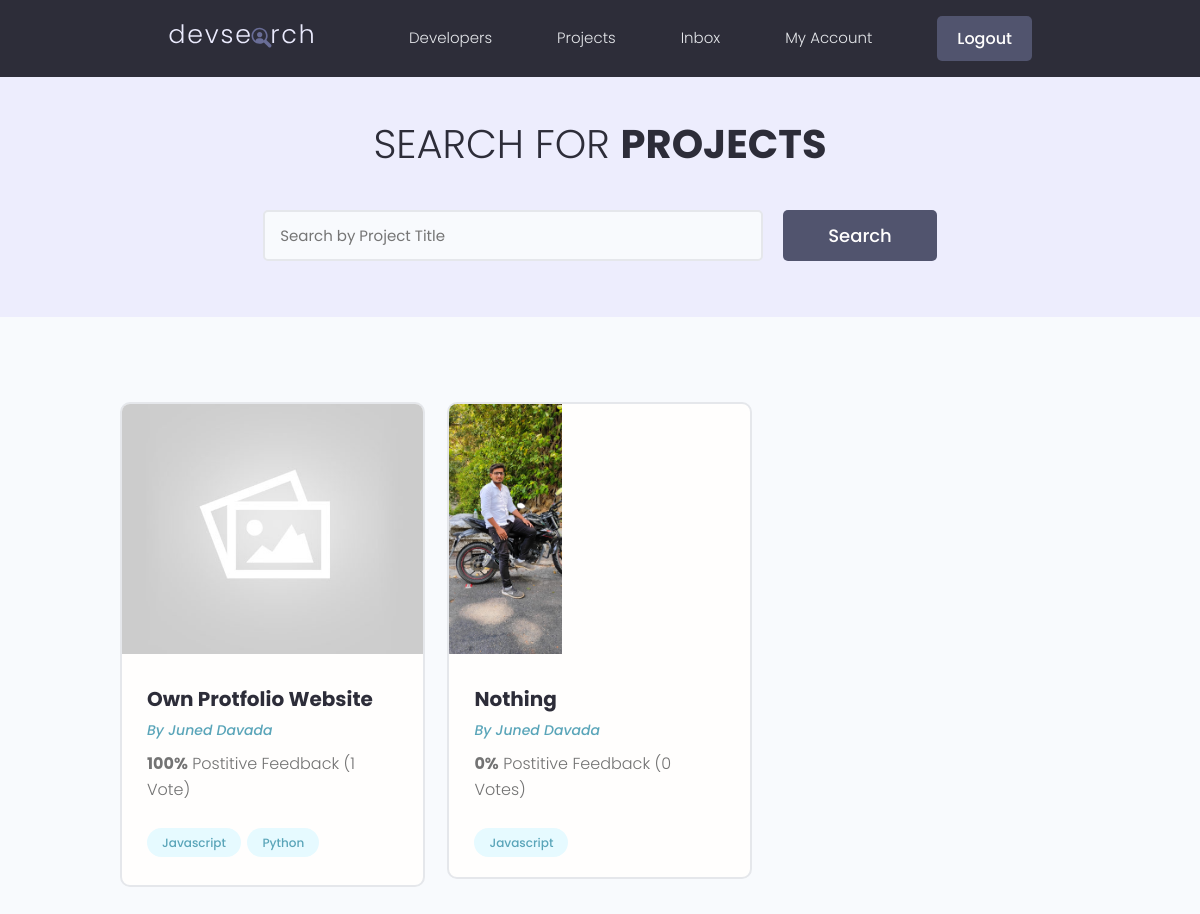
/project/projects/ (signed in), run on the app's committed database.
### project/models.py (models this page shows, shortened)
class Project(models.Model):
    owner = models.ForeignKey(Profile , on_delete=models.SET_NULL , null=True,blank = True)
    title = models.CharField(max_length=200)
    featured_image = models.ImageField(upload_to="project_images", null=True, blank=True , default="default.jpg")
    description = models.TextField(null=True , blank=True)
    demo_link = models.CharField(max_length=2000,null=True, blank=True)
    source_link = models.CharField(max_length=2000,null=True, blank=True)
    tags = models.ManyToManyField('Tag', blank=True)
    vote_total = models.IntegerField(default=0,null=True, blank=True)
    vote_ratio = models.IntegerField(default=0,null=True, blank=True)
    created = models.DateTimeField(auto_now_add=True)
    id = models.UUIDField(default=uuid.uuid4 , unique=True , primary_key=True , editable=False)
    class Meta:
        ordering = ['-vote_ratio' , '-vote_total' , 'title']

class Tag(models.Model):
    name = models.CharField(max_length=200)
    created = models.DateTimeField(auto_now_add=True)
    id = models.UUIDField(default=uuid.uuid4,unique=True ,primary_key=True ,editable=False)
    def __str__(self):
        return self.name

### pages/models.py (models this page shows, shortened)
class Profile(models.Model):
    user = models.OneToOneField(User, on_delete=models.CASCADE , null=True , blank=True)
    name = models.CharField(max_length=200 , blank=True , null=True)
    email = models.EmailField(max_length=500 , blank=True , null=True)
    username = models.CharField(max_length=200 , blank=True , null=True)
    location = models.CharField(max_length=200 , blank=True , null=True)
    short_intro = models.CharField(max_length=300 , blank=True , null=True)
    bio = models.TextField(blank=True , null=True)
    profile_image = models.ImageField(upload_to="user_images" , null=True, blank=True , default="profile_pic.jpeg")
    social_github = models.CharField(max_length=200 , blank=True , null=True)
    social_twitter = models.CharField(max_length=200 , blank=True , null=True)
    social_linkedin = models.CharField(max_length=200 , blank=True , null=True)
    social_youtube = models.CharField(max_length=200 , blank=True , null=True)
    social_website = models.CharField(max_length=200 , blank=True , null=True)
    created = models.DateTimeField(auto_now_add=True)
    id = models.UUIDField(default=uuid.uuid4 , unique=True , primary_key=True , editable=False)

### project/views.py (the view)
# urls.py: path('projects/',views.listproject,name="listproject"),
@login_required(login_url='login')
def listproject(request):
    search_query = ''
    if request.GET.get('search_query'):
        search_query = request.GET.get('search_query')
    tags = Tag.objects.filter(name__icontains=search_query)
    list_project = Project.objects.distinct().filter(
        Q(title__icontains=search_query) |
        Q(description__icontains=search_query) |
        Q(owner__name__icontains=search_query) |
        Q(tags__in=tags)
    )
    page = request.GET.get('page')
    result = 10
    paginator = Paginator(list_project, result)
    try:
        list_project = paginator.page(page)
    except PageNotAnInteger:
        page = 1
        list_project = paginator.page(page)
    except EmptyPage:
        page = paginator.num_pages
        list_project = paginator.page(page)
    leftIndex = (int(page) -4)
    if leftIndex < 1:
        leftIndex = 1
    rightIndex = (int(page) +5)
    if rightIndex > paginator.num_pages:
        rightIndex = paginator.num_pages + 1
    custom_range = range(leftIndex , rightIndex)
    context = {
        'list_project': list_project ,
        'search_query': search_query ,
        'paginator' : paginator ,
        'custom_range': custom_range ,
    }
    return render(request, "project/projects.html" , context)

### project/templates/project/projects.html (shortened to what this page needs)
{% extends 'pages/base.html' %}
{% load static %}
{% block content %}
<main class="projects">
  <section class="hero-section text-center">
    <div class="container container--narrow">
      <div class="hero-section__box">
        <h2>Search for <span>Projects</span></h2>
      </div>
      <div class="hero-section__search">
        <form class="form" id="searchForm" action="" method="get">
          <div class="form__field">
            <input class="input input--text" id="formInput#search" type="text" name="search_query" value="{{search_query}}"
              placeholder="Search by Project Title" />
          </div>
          <input class="btn btn--sub btn--lg" type="submit" value="Search" />
        </form>
      </div>
    </div>
  </section>
  <section class="projectsList">
    <div class="container">
      <div class="grid grid--three">
        {% for project in list_project %}
          <div class="column">
            <div class="card project">
              <a href="{% url 'project-description' project.id  %}" class="project">
                <img class="project__thumbnail" src="{{project.featured_image.url}}" alt="project thumbnail" />
                <div class="card__body">
                  <h3 class="project__title">{{project.title}}</h3>
                  <p><a class="project__author" href="{% url 'profile' project.owner.id %}">By {{project.owner.name}}</a></p>
                  <p class="project--rating">
                    <span style="font-weight: bold;">{{project.vote_ratio}}%</span> Postitive
                    Feedback ({{project.vote_total}} Vote{{project.vote_total|pluralize:"s"}})
                  </p>
                  <div class="project__tags">
                    {% for tag in project.tags.all %}
                    <span class="tag tag--pill tag--main">
                      <small>{{tag}}</small>
                    </span>
                    {% endfor %}
                  </div>
                </div>
              </a>
            </div>
          </div>
        {% endfor %}
      </div>
    </div>
  </section>
</main>
{% endblock content %}

### static/css/app.css (style rules this page uses)
:root { --color-sub: #2d2d39; }
.btn--sub { background-color: var(--color-sub-light); }
.card { border: 2px solid var(--color-light); }
img { width: 100%; }
.hero-section { height: 40vh; display: flex; align-items: center; background-color: var(--color-sub); }
.hero-section__box { margin-bottom: 4rem; }
.hero-section__box > h2, .hero-section__box > h2 > span { font-size: 4rem; color: var(--color-light); line-height: 1.3; text-transform: uppercase; }
.hero-section__box > h2 { font-weight: 300; }
.hero-section__box > h2 > span { font-weight: 700; }
.hero-section__search > .form { display: flex; align-items: center; justify-content: center; gap: 2rem; }
.hero-section__search > .form input.input--text { width: 50rem; }
.project__author { font-size: 1.4rem; font-style: italic; }
.project--rating { margin-bottom: 1.6em; margin-top: .5em; }
.projects > .hero-section { background: var(--color-sub-lighter); height: 30vh; }
.projects .hero-section__box { margin-bottom: 2.5rem; }
.projects .hero-section__box > h2 { color: var(--color-sub); }
.projects .hero-section__box > h2 > span { font-weight: 700; color: var(--color-sub); }
.projectsList { margin-top: 8rem; }
.project__thumbnail { height: 25rem; object-fit: cover; object-position: top center; }
.project__title { font-size: 2rem; font-weight: 700; color: var(--color-sub); }

### static/uikit/styles/modules/_variables.css (style rules this page uses)
:root { --color-main: #5aa5b9; --color-main-light: #e6faff; --color-sub: #3f4156; --color-sub-light: #51546e; --color-sub-lighter: #ededfd; --color-text: #737373; --color-gray: #8b8b8b; --color-light: #e5e7eb; --color-light-gray: #767676; --color-bg: #f8fafd; --color-white: #fffefd; --color-white-light: #f3f3f3; --color-success: #359e64; --color-success-bg: #def8e8; --color-error: #fc4b0b; --color-error-bg: #fff2ee; --font-base: 'Poppins', arial, helvetica, 'Segoe UI', roboto, ubuntu, sans-serif; --font-monospace: 'Fira Code', 'Courier New', courier, monospace; --font-regular: 300; --font-medium: 500; --font-bold: 700; --generic-shadow: 1px 1px 5px #00000010; --generic-transition: all 0.3s ease-in-out; }

### static/uikit/styles/modules/_base.css (style rules this page uses)
* { margin: 0; padding: 0; box-sizing: border-box; text-rendering: optimizeLegibility; color: inherit; font-size: inherit; }
html { font-size: 50%; }
@media only screen and (min-width: 480px) { html { font-size: 56.25%; } }
@media only screen and (min-width: 1200px) { html { font-size: 62.5%; } }
body { line-height: 1.6; font-weight: 400; font-size: 1.5rem; color: var(--color-text); background-color: var(--color-bg); min-height: 100vh; }

### static/uikit/styles/modules/_typography.css (style rules this page uses)
* { font-family: var(--font-base); }
h2 { font-size: 3.6rem; font-weight: var(--font-bold); }
h3 { font-size: 3.2rem; font-weight: var(--font-medium); }
p, span, strong { font-size: 1.6rem; color: var(--color-text); font-weight: var(--font-regular); }
a { padding-bottom: 2px; text-decoration: none; display: inline-block; color: var(--color-main); font-weight: var(--font-medium); }

### static/uikit/styles/modules/_utilities.css (style rules this page uses)
.container { width: 92%; max-width: 165rem; margin: 0 auto; box-sizing: border-box; }
.container--narrow { width: 92%; max-width: 120rem; }
@media screen and (min-width: 1000px) { .container { width: 90%; } }
@media screen and (min-width: 1000px) { .container--narrow { width: 85%; } }
@media screen and (min-width: 1200px) { .container { width: 80%; } }
@media screen and (min-width: 1200px) { .container--narrow { width: 72%; } }
.text-center { text-align: center; }

### static/uikit/styles/modules/_button.css (style rules this page uses)
.btn { display: inline-block; position: relative; cursor: pointer; background-color: var(--color-light); font-weight: var(--font-medium); color: var(--color-sub); text-decoration: none; padding: 1rem 2rem; border-radius: 0.5rem; border: none; width: -webkit-fit-content; width: -moz-fit-content; width: fit-content; height: -webkit-fit-content; height: -moz-fit-content; height: fit-content; font-size: 1.6rem; outline-width: 0; outline-color: transparent; -webkit-backface-visibility: hidden; backface-visibility: hidden; transition: all 0.3s ease-in-out; }
.btn--sub { background-color: var(--color-sub); color: var(--color-white); }
.btn--lg { font-size: 1.8rem; padding: 1.2rem 4.5rem; }

### static/uikit/styles/modules/_card.css (style rules this page uses)
.card { border-radius: 1rem; background-color: var(--color-white); border: 1.5px solid var(--color-light); width: auto; height: auto; margin-top: 0.5rem; margin-bottom: 0.5rem; overflow: hidden; }
.card__body, .card__header { padding: 2rem 2.5rem; }

### data on the page
Project: featured_image (placeholder picture), title "Own Protfolio Website", owner.name "Juned Davada", vote_ratio "100", vote_total "1"
Tag: name "Javascript"
Tag: name "Python"
Project: featured_image (picture), title "Nothing", owner.name "Juned Davada", vote_ratio "0", vote_total "0"
